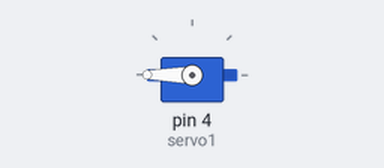
This sketch was run on a simulated Arduino Uno, built with avr-gcc and run on an emulated ATmega328P. Shown: servo.

Above: at 0.55 s.
Timing chart, 0 to 3.5 s (numbered marks = the images above):
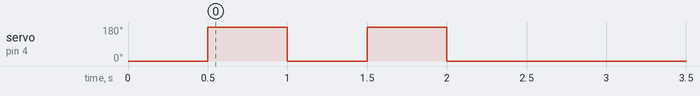

The sketch:

prototype.ino
```cpp
#include <Servo.h>
#include <SPI.h>


Servo servo1;
char moduleOneArray[3] = {'0', '0', '0'};

const byte numChars = 32;
char receivedChars[2];

char receivedChar;

boolean newData = false;

void setup() {
  // put your setup code here, to run once:
  //configureServos();
  servo1.attach(4);
  servo1.write(0);
  Serial.begin(9600);
  delay(500);
}

void loop() {
  // put your main code here, to run repeatedly:
//  for(int i = 1; i < 3; i++){
//    switch(i){
//      case 1:
//        selectedServo = servo1;
//        break;
//      case 2:
//        selectedServo = servo2;
//        break;
//      default:
//        break;
//    }//switch
//    switch(moduleOneArray[i-1]){
//      case '1':
//        selectedServo.write(180);
//        delay(500);
//        selectedServo.write(0);
//        break;
//      default:
//        break;
//    }//switch
//  }//for i


    servo1.write(180);
    delay(500);
    servo1.write(0);
    delay(500);
    servo1.write(180);
    delay(500);
    servo1.write(0);
    delay(500);
    servo1.detach();
//  servo2.detach();
}
//
//void configureServos(){
//  for(int i = 4; i < 6; i++){
//    servo[i].attach(i);
//    servo[i].write(0);
//  }
//}
```

Measured:
- by itself, servo on pin 4 (servo1): alternates 180° for 0.50 s and 0° for 0.50 s, 4 changes in all, then stays 0°
